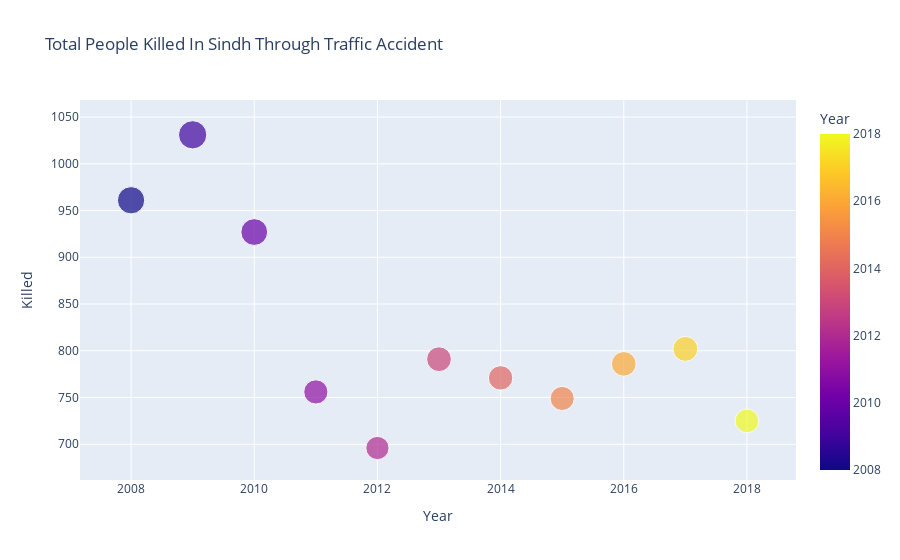

Notebook source saved alongside this figure:
### Code cell
sel1=dataset[{'Year','Killed'}].loc[(dataset.Place=='Sindh')]
graph1=px.scatter(sel1,x='Year',y='Killed',color='Year',size='Killed',title='Total People Killed In Sindh Through Traffic Accident')
graph1.show()

### Figure 1 — Plotly figure (JSON) as saved in the notebook; plotly's stock layout.template omitted (floating-point values rounded to 4 significant figures)
{"data": [{"hovertemplate": "Year=%{marker.color}<br>Killed=%{marker.size}<extra></extra>", "legendgroup": "", "marker": {"color": [2008, 2009, 2010, 2011, 2012, 2013, 2014, 2015, 2016, 2017, 2018], "coloraxis": "coloraxis", "size": [961, 1031, 927, 756, 696, 791, 771, 749, 786, 802, 725], "sizemode": "area", "sizeref": 2.578, "symbol": "circle"}, "mode": "markers", "name": "", "orientation": "v", "showlegend": false, "type": "scatter", "x": [2008, 2009, 2010, 2011, 2012, 2013, 2014, 2015, 2016, 2017, 2018], "xaxis": "x", "y": [961, 1031, 927, 756, 696, 791, 771, 749, 786, 802, 725], "yaxis": "y"}], "layout": {"coloraxis": {"colorbar": {"title": {"text": "Year"}}, "colorscale": [[0, "#0d0887"], [0.1111, "#46039f"], [0.2222, "#7201a8"], [0.3333, "#9c179e"], [0.4444, "#bd3786"], [0.5556, "#d8576b"], [0.6667, "#ed7953"], [0.7778, "#fb9f3a"], [0.8889, "#fdca26"], [1, "#f0f921"]]}, "legend": {"itemsizing": "constant", "tracegroupgap": 0}, "title": {"text": "Total People Killed In Sindh Through Traffic Accident"}, "xaxis": {"anchor": "y", "domain": [0, 1], "title": {"text": "Year"}}, "yaxis": {"anchor": "x", "domain": [0, 1], "title": {"text": "Killed"}}}}
